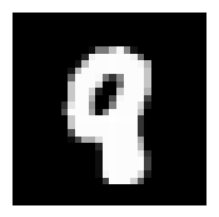

The Python source for this figure:
import tensorflow as tf
import tensorflow_datasets as tfds
import numpy as np
import matplotlib.pyplot as plt

# load the a HDF5 file containing the model 
model = tf.keras.models.load_model('models/mnist_model.h5')

# load the dataset
mnist_dataset, mnist_info = tfds.load(name='mnist', with_info=True, as_supervised=True)
mnist_test = mnist_dataset['test']

# preprocess the data
def scale(image, label):
    image = tf.cast(image, tf.float32)
    image /= 255.
    return image, label

test_data = mnist_test.map(scale)  # apply the scale function to the test data
test_data = test_data.batch(10000) # batch the test data

# evaluate the model
#test_loss, test_accuracy = model.evaluate(test_data)
# Print test results
#print('Test loss: {0:.4f}. Test accuracy: {1:.2f}%'.format(test_loss, test_accuracy*100.))

# Split the test data into two arrays containing the images and the labels
for images, labels in test_data.take(1):
    images_test = images.numpy()
    labels_test = labels.numpy()

# Reshape the images to 28x28
images_plot = np.reshape(images_test, (10000, 28, 28))

i = 589
# Plot the first 100 images
plt.figure(figsize=(2,2))
plt.axis('off')
plt.imshow(images_plot[i-1], cmap='gray', aspect='auto')
plt.show()

# Print the label of the first image
print('Label: {}'.format(labels_test[i-1]))

# Predict the label of the first image
predictions = model.predict(images_test)
print('Prediction: {}'.format(np.argmax(predictions[i-1])))
